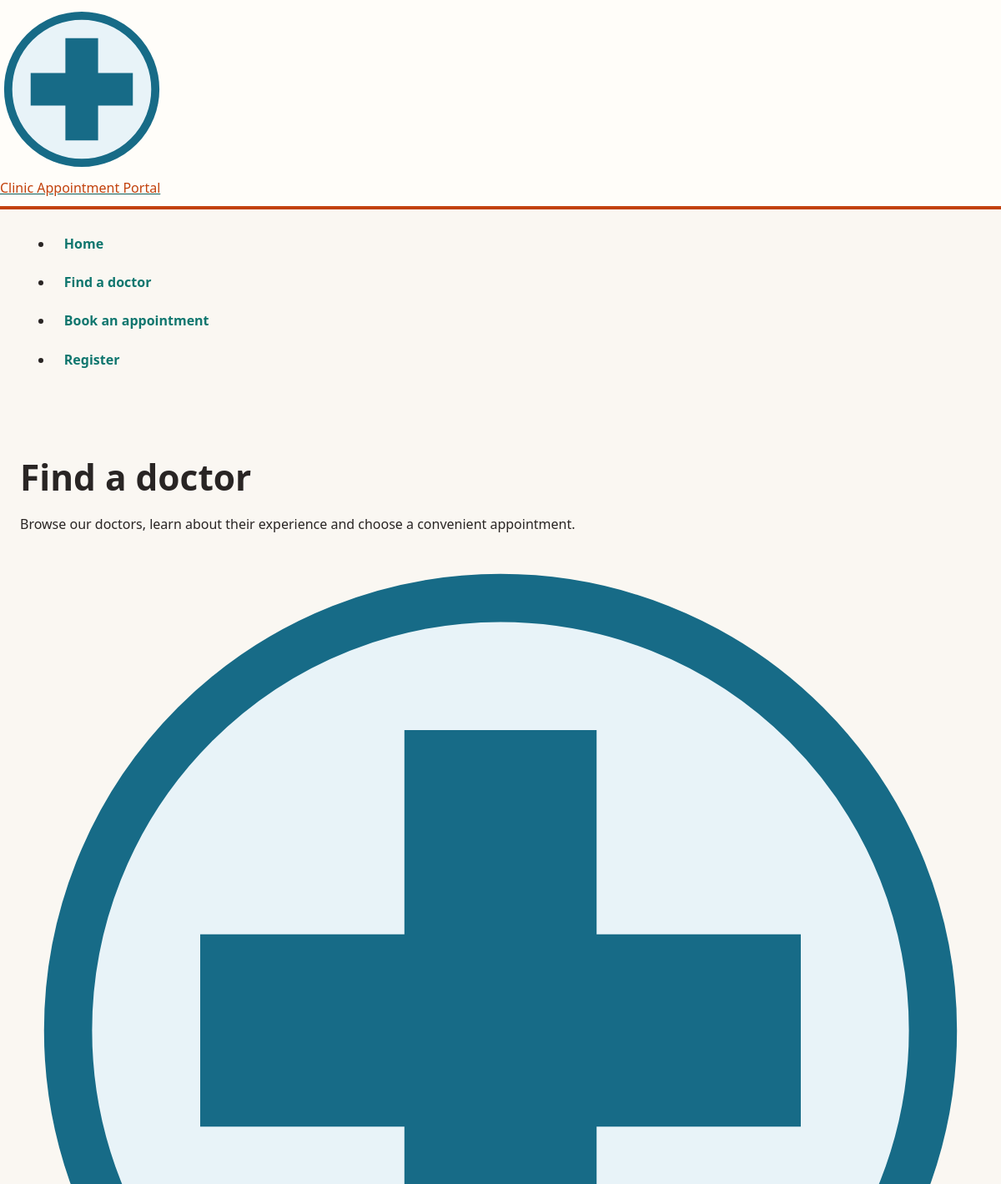
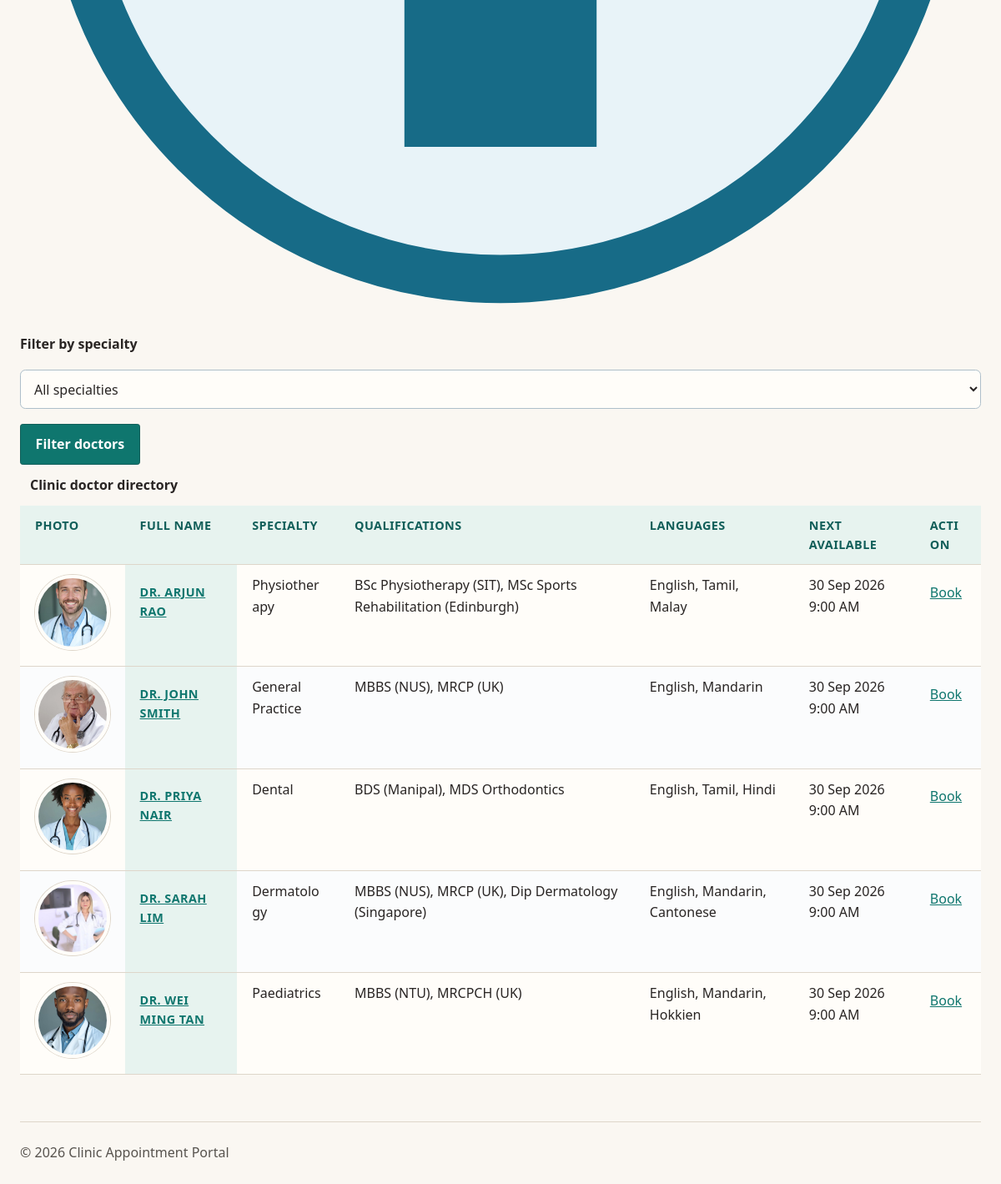
Page /clinic-base/doctors.php on the committed database (2 pictures, top to bottom).
### tables this page shows
CREATE TABLE `doctor` (
  `DoctorID` INT NOT NULL AUTO_INCREMENT,
  `FullName` VARCHAR(100) NOT NULL,
  `User` VARCHAR(100) NOT NULL,
  `HashPass` VARCHAR(255) NOT NULL,
  `Email` VARCHAR(100) NOT NULL,
  `Specialty` VARCHAR(80) DEFAULT NULL,
  `Qualifications` VARCHAR(255) DEFAULT NULL,
  `Languages` VARCHAR(120) DEFAULT NULL,
  `WriteUp` MEDIUMTEXT DEFAULT NULL,
  `ImageURL` VARCHAR(255) DEFAULT NULL,
  PRIMARY KEY (`DoctorID`),
  UNIQUE KEY `uq_doctor_user` (`User`),
  UNIQUE KEY `uq_doctor_email` (`Email`)
);

### clinic-base/lib/helpers.php (called while the page is built, shortened)
<?php
function e(mixed $s): string
{
    return htmlspecialchars($s ?? '', ENT_QUOTES, 'UTF-8');
}
function start_session_once(): void
{
    if (session_status() !== PHP_SESSION_ACTIVE) {
        $https = (!empty($_SERVER['HTTPS']) && strtolower((string) $_SERVER['HTTPS']) !== 'off')
            || (int) ($_SERVER['SERVER_PORT'] ?? 0) === 443;
    }
}
function base_path(): string
{
    static $base = null;
    if ($base !== null) {
        return $base;
    }
    $base = '';
    $script = str_replace('\\', '/', (string) ($_SERVER['SCRIPT_NAME'] ?? ''));
    $file = realpath((string) ($_SERVER['SCRIPT_FILENAME'] ?? ''));
    $root = realpath(dirname(__DIR__));
    $inApp = str_replace('\\', '/', substr($file, strlen($root)));
    if ($inApp !== '' && strcasecmp(substr($script, -strlen($inApp)), $inApp) === 0) {
        $base = rtrim(substr($script, 0, -strlen($inApp)), '/');
    }
    return $base;
}
function url(string $path): string
{
    return base_path() . $path;
}
function app_request_uri(): string
{
    $uri = (string) ($_SERVER['REQUEST_URI'] ?? '/');
    $base = base_path();
    if ($base !== '' && strncasecmp($uri, $base, strlen($base)) === 0) {
        $uri = substr($uri, strlen($base));
    }
    return $uri === '' ? '/' : $uri;
}
function fmt_date(?string $value): string
{
    $timestamp = strtotime($value);
    return $timestamp === false ? '' : date('d M Y', $timestamp);
}
function fmt_time(?string $value): string
{
    $timestamp = strtotime($value);
    return $timestamp === false ? '' : date('g:i A', $timestamp);
}

### clinic-base/lib/auth.php (called while the page is built, shortened)
<?php
require_once __DIR__ . DIRECTORY_SEPARATOR . 'helpers.php';
function current_user(): ?array
{
    $role = $_SESSION['role'] ?? null;
    $id = $_SESSION['id'] ?? null;
    if (!is_string($role) || !in_array($role, ['doctor', 'patient', 'admin'], true)) {
        return auth_cache_current_user(null);
    }
    $profile = account_by_id($role, (int) $id);
    $profile['role'] = $role;
    $profile['id'] = (int) $id;
    return auth_cache_current_user($profile);
}
function auth_cache_current_user(?array $user): ?array
{
    return $user;
}

### clinic-base/lib/db.php (called while the page is built, shortened)
<?php
function db(): PDO
{
    static $connection;
    if (!$connection instanceof PDO) {
        $dsn = 'mysql:host=' . DB_HOST
            . ';dbname=' . DB_NAME
            . ';charset=utf8mb4';
        $connection = new PDO($dsn, DB_USER, DB_PASS, [
            PDO::ATTR_ERRMODE => PDO::ERRMODE_EXCEPTION,
            PDO::ATTR_DEFAULT_FETCH_MODE => PDO::FETCH_ASSOC,
            PDO::ATTR_EMULATE_PREPARES => false,
            PDO::MYSQL_ATTR_INIT_COMMAND => "SET time_zone = '" . (new DateTimeImmutable())->format('P') . "'",
        ]);
    }
    return $connection;
}
function q(string $sql, array $params = []): PDOStatement
{
    $statement = db()->prepare($sql);
    $statement->execute($params);
    return $statement;
}
function q_all(string $sql, array $params = []): array
{
    return q($sql, $params)->fetchAll();
}

### clinic-base/models/doctors.php (called while the page is built, shortened)
<?php
require_once dirname(__DIR__) . DIRECTORY_SEPARATOR . 'lib' . DIRECTORY_SEPARATOR . 'db.php';
function all_doctors(?string $specialty = null): array
{
    $sql = 'SELECT `DoctorID`, `FullName`, `Specialty`, `Qualifications`, `Languages`, `WriteUp`, `ImageURL`
                , (SELECT MIN(`SlotDateTime`)
                   FROM `slots`
                   WHERE `slots`.`DoctorID` = `doctor`.`DoctorID`
                     AND `slots`.`Status` = \'Available\'
                     AND `slots`.`SlotDateTime` >= NOW()) AS `NextAvailable`
            FROM `doctor`';
    $params = [];
    $sql .= ' ORDER BY `FullName`';
    return q_all($sql, $params);
}
function all_specialties(): array
{
    return q_all(
        'SELECT DISTINCT `Specialty`
         FROM `doctor`
         WHERE `Specialty` IS NOT NULL
         ORDER BY `Specialty`'
    );
}

### clinic-base/doctors.php (the view, shortened to what this page needs)
<?php
require_once __DIR__ . DIRECTORY_SEPARATOR . 'lib' . DIRECTORY_SEPARATOR . 'helpers.php';
require_once __DIR__ . DIRECTORY_SEPARATOR . 'models' . DIRECTORY_SEPARATOR . 'doctors.php';
$specialties = all_specialties();
$specialtyOptions = array_values(array_filter(
    array_map(
        static fn (array $specialty): string => trim((string) ($specialty['Specialty'] ?? '')),
        $specialties
    ),
    static fn (string $specialty): bool => $specialty !== ''
));
$selectedSpecialty = isset($_GET['specialty']) && is_string($_GET['specialty'])
    ? trim($_GET['specialty'])
    : '';
$doctors = all_doctors($selectedSpecialty !== '' ? $selectedSpecialty : null);
require __DIR__ . DIRECTORY_SEPARATOR . 'partials' . DIRECTORY_SEPARATOR . 'header.php';
require __DIR__ . DIRECTORY_SEPARATOR . 'partials' . DIRECTORY_SEPARATOR . 'nav.php';
?>
<main>
    <section class="page-intro">
        <h1>Find a doctor</h1>
        <p>Browse our doctors, learn about their experience and choose a convenient appointment.</p>
        <img src="<?= e(url('/assets/img/clinic-logo.svg')) ?>" alt="Clinic Appointment Portal" class="page-intro-image">
    </section>
<?php if ($specialtyOptions !== []): ?>
    <form class="specialty-filter" method="get" action="<?= e(url('/doctors.php')) ?>">
        <label for="specialty">Filter by specialty</label>
        <select id="specialty" name="specialty">
            <option value="">All specialties</option>
        </select>
        <button type="submit">Filter doctors</button>
    </form>
<?php endif; ?>
    <table class="doctor-directory">
        <caption>Clinic doctor directory</caption>
        <thead>
            <tr>
                <th scope="col">Photo</th>
                <th scope="col">Full name</th>
                <th scope="col">Specialty</th>
                <th scope="col">Qualifications</th>
                <th scope="col">Languages</th>
                <th scope="col">Next available</th>
                <th scope="col">Action</th>
            </tr>
        </thead>
        <tbody>
<?php if ($doctors === []): ?>
            <tr class="empty-state">
                <td colspan="7">No doctors match that specialty</td>
            </tr>
<?php else: ?>
<?php foreach ($doctors as $doctor):
    $doctorId = (int) ($doctor['DoctorID'] ?? 0);
    $image = trim((string) ($doctor['ImageURL'] ?? ''));
    $image = $image === '' ? '/assets/img/clinic-logo.svg' : '/' . ltrim($image, '/');
    $nextAvailable = $doctor['NextAvailable'] ?? null;
?>
            <tr>
                <td>
                    <img src="<?= e(url($image)) ?>" alt="Photo of <?= e((string) ($doctor['FullName'] ?? 'doctor')) ?>" class="doctor-photo">
                </td>
                <th scope="row"><a href="<?= e(url('/doctor.php?id=' . $doctorId)) ?>"><?= e((string) ($doctor['FullName'] ?? '')) ?></a></th>
                <td><?= e((string) ($doctor['Specialty'] ?? 'Not listed')) ?></td>
                <td><?= e((string) ($doctor['Qualifications'] ?? 'Not listed')) ?></td>
                <td><?= e((string) ($doctor['Languages'] ?? 'Not listed')) ?></td>
                <td><?= e($nextAvailable !== null ? fmt_date((string) $nextAvailable) . ' ' . fmt_time((string) $nextAvailable) : 'Not available') ?></td>
                <td><a href="<?= e(url('/book.php?doctor_id=' . $doctorId)) ?>">Book</a></td>
            </tr>
<?php endforeach; ?>
<?php endif; ?>
        </tbody>
    </table>
</main>
<?php
require __DIR__ . DIRECTORY_SEPARATOR . 'partials' . DIRECTORY_SEPARATOR . 'footer.php';

### clinic-base/partials/header.php (shortened to what this page needs)
<?php
require_once dirname(__DIR__) . DIRECTORY_SEPARATOR . 'lib' . DIRECTORY_SEPARATOR . 'helpers.php';
?>
<!doctype html>
<html lang="en">
<head>
    <link rel="stylesheet" href="<?= e(url('/assets/tokens.css')) ?>">
    <link rel="stylesheet" href="<?= e(url('/assets/css/style.css')) ?>">
</head>
<body>
<header class="site-header">
    <a class="clinic-logo" href="<?= e(url('/index.php')) ?>">
        <img src="<?= e(url('/assets/img/clinic-logo.svg')) ?>" alt="Clinic Appointment Portal logo">
        <span class="accent">Clinic Appointment Portal</span>
    </a>
</header>

### clinic-base/partials/nav.php (shortened to what this page needs)
<?php
require_once dirname(__DIR__) . DIRECTORY_SEPARATOR . 'lib' . DIRECTORY_SEPARATOR . 'auth.php';
require_once dirname(__DIR__) . DIRECTORY_SEPARATOR . 'lib' . DIRECTORY_SEPARATOR . 'helpers.php';
$currentPath = parse_url(app_request_uri(), PHP_URL_PATH);
$currentPath = is_string($currentPath) && $currentPath !== '' ? $currentPath : '/index.php';
$user = current_user();
$role = is_array($user) ? (string) ($user['role'] ?? '') : '';
$links = match ($role) {
    'patient' => [
        ['label' => 'Home', 'href' => '/patient/home.php', 'page' => '/patient/home.php'],
        ['label' => 'Find a doctor', 'href' => '/doctors.php', 'page' => '/doctors.php'],
        ['label' => 'My appointments', 'href' => '/patient/home.php#appointments', 'page' => '/patient/home.php'],
        ['label' => 'Log out', 'href' => '/index.php?logout=1', 'page' => '/index.php'],
    ],
    'doctor' => [
        ['label' => 'Home', 'href' => '/doctor/home.php', 'page' => '/doctor/home.php'],
        ['label' => 'Schedule', 'href' => '/doctor/schedule.php', 'page' => '/doctor/schedule.php'],
        ['label' => 'Appointments', 'href' => '/doctor/home.php#appointments', 'page' => '/doctor/home.php'],
        ['label' => 'Log out', 'href' => '/index.php?logout=1', 'page' => '/index.php'],
    ],
    'admin' => [
        ['label' => 'Console', 'href' => '/admin/console.php', 'page' => '/admin/console.php'],
        ['label' => 'Outbox', 'href' => '/admin/outbox.php', 'page' => '/admin/outbox.php'],
        ['label' => 'Log out', 'href' => '/index.php?logout=1', 'page' => '/index.php'],
    ],
    default => [
        ['label' => 'Home', 'href' => '/index.php', 'page' => '/index.php'],
        ['label' => 'Find a doctor', 'href' => '/doctors.php', 'page' => '/doctors.php'],
        ['label' => 'Book an appointment', 'href' => '/book.php', 'page' => '/book.php'],
        ['label' => 'Register', 'href' => '/register.php', 'page' => '/register.php'],
    ],
};
?>
<nav class="site-nav" aria-label="Main navigation">
    <ul>
<?php foreach ($links as $link): ?>
        <li>
            <a href="<?= e(url($link['href'])) ?>"<?php if ($currentPath === $link['page']): ?> aria-current="page"<?php endif; ?>><?= e($link['label']) ?></a>
        </li>
<?php endforeach; ?>
    </ul>
</nav>

### clinic-base/partials/footer.php (shortened to what this page needs)
<?php
require_once dirname(__DIR__) . DIRECTORY_SEPARATOR . 'lib' . DIRECTORY_SEPARATOR . 'helpers.php';
?>
<footer class="site-footer">
    <p>&copy; <?= e((string) date('Y')) ?> Clinic Appointment Portal</p>
</footer>
</body>
</html>

### clinic-base/assets/tokens.css (style rules this page uses)
:root { --c-ink: #292524; --c-muted: #57534e; --c-paper: #fffdf9; --c-surface: #faf7f2; --c-line: #ded6ca; --c-primary: #0f766e; --c-primary-dark: #115e59; --c-accent: #c2410c; --c-success: #166534; --c-danger: #b91c1c; }

### clinic-base/assets/style.css (style rules this page uses)
:root { --ink: var(--c-ink); --muted: #57534e; --paper: var(--c-paper); --surface: var(--c-surface); --line: var(--c-line); --brand: var(--c-primary); --brand-dark: var(--c-primary-dark); --accent: var(--c-accent); --success: var(--c-success); --danger: var(--c-danger); --warning: #fff7ed; --danger-soft: #fef2f2; --space-1: 0.375rem; --space-2: 0.75rem; --space-3: 1.125rem; --space-4: 1.5rem; --space-5: 2.25rem; --space-6: 3.5rem; --radius: 0.2rem; }
* { box-sizing: border-box; }
html { color: var(--ink); background: var(--surface); font-family: "Segoe UI", Arial, sans-serif; font-size: 100%; line-height: 1.6; }
body { margin: 0; min-width: 0; background: var(--surface); overflow-x: hidden; }
.accent { color: var(--accent); }
img { max-width: 100%; height: auto; }
a { display: inline-block; min-height: 2.75rem; padding-block: 0.55rem; color: var(--brand); }
a:link { color: var(--brand); }
h1, h2, h3 { line-height: 1.2; margin: 0 0 var(--space-3); }
h1 { font-size: clamp(1.8rem, 4vw, 2.65rem); }
p, ul, ol { margin: 0 0 var(--space-3); }
.site-header, header { background: var(--paper); border-bottom: 0.25rem solid var(--accent); }
.site-header-inner, .site-nav, main, .site-footer { width: min(72rem, calc(100% - 2rem)); margin-inline: auto; }
.site-nav { display: flex; flex-wrap: wrap; gap: var(--space-2) var(--space-4); align-items: center; padding-block: var(--space-3); }
.site-nav a { border-radius: 999px; font-weight: 700; min-height: 2.75rem; padding: 0.65rem 0.8rem; text-decoration: none; }
main { padding-block: var(--space-6); }
.doctor-photo { width: 8rem; aspect-ratio: 1; border: 0.3rem solid var(--paper); border-radius: 50%; box-shadow: 0 0 0 1px var(--line); object-fit: cover; }
table { width: 100%; border-collapse: collapse; background: var(--paper); }
caption { padding: var(--space-2); color: var(--ink); font-weight: 700; text-align: left; }
th, td { border-bottom: 1px solid var(--line); padding: var(--space-2) var(--space-3); text-align: left; vertical-align: top; overflow-wrap: anywhere; }
th { background: #e7f3ef; color: var(--brand-dark); font-size: 0.9rem; letter-spacing: 0.03em; text-transform: uppercase; }
tr:nth-child(even) td { background: #fbfcfd; }
form { display: grid; gap: var(--space-3); }
label { display: grid; gap: var(--space-1); color: var(--ink); font-weight: 700; }
input, select, textarea { width: 100%; border: 1px solid #aebfca; border-radius: 0.4rem; background: var(--paper); color: var(--ink); font: inherit; padding: 0.65rem 0.75rem; }
input, select { min-height: 2.75rem; }
button, .button, input[type="submit"], input[type="button"] { display: inline-block; width: fit-content; border: 1px solid var(--brand-dark); min-height: 2.75rem; border-radius: 0.2rem; background: var(--brand); color: #fff; cursor: pointer; font: inherit; font-weight: 700; padding: 0.65rem 1.1rem; text-decoration: none; }
:where(a, button, input, select, textarea, [role="button"]):focus-visible { outline: 0.2rem solid var(--accent); outline-offset: 0.2rem; box-shadow: 0 0 0 0.35rem rgba(194, 65, 12, 0.22); }
:where(a, button, input, select, textarea, [role="button"]):focus { outline: 0.2rem solid var(--accent); outline-offset: 0.2rem; }
.site-footer { border-top: 1px solid var(--line); color: var(--muted); padding-block: var(--space-4); }
.site-footer p { margin: 0; }

### rows in the picture
doctor: ImageURL (picture), FullName "DR. ARJUN RAO", Specialty "Physiotherapy", Qualifications "BSc Physiotherapy (SIT), MSc Sports Rehabilitation (Edinburgh)", Languages "English, Tamil, Malay", nextAvailable "30 Sep 2026 9:00 AM"
doctor: ImageURL (picture), FullName "DR. JOHN SMITH", Specialty "General Practice", Qualifications "MBBS (NUS), MRCP (UK)", Languages "English, Mandarin", nextAvailable "30 Sep 2026 9:00 AM"
doctor: ImageURL (picture), FullName "DR. PRIYA NAIR", Specialty "Dental", Qualifications "BDS (Manipal), MDS Orthodontics", Languages "English, Tamil, Hindi", nextAvailable "30 Sep 2026 9:00 AM"
doctor: ImageURL (picture), FullName "DR. SARAH LIM", Specialty "Dermatology", Qualifications "MBBS (NUS), MRCP (UK), Dip Dermatology (Singapore)", Languages "English, Mandarin, Cantonese", nextAvailable "30 Sep 2026 9:00 AM"
doctor: ImageURL (picture), FullName "DR. WEI MING TAN", Specialty "Paediatrics", Qualifications "MBBS (NTU), MRCPCH (UK)", Languages "English, Mandarin, Hokkien", nextAvailable "30 Sep 2026 9:00 AM"

### other values in the picture
$link['label'] "Home"
$link['label'] "Find a doctor"
$link['label'] "Book an appointment"
$link['label'] "Register"
